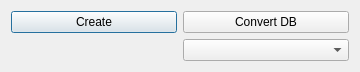
<?xml version="1.0" encoding="UTF-8"?>
<ui version="4.0">
 <class>DBSettingsForm</class>
 <widget class="QDialog" name="DBSettingsForm">
  <property name="geometry">
   <rect>
    <x>0</x>
    <y>0</y>
    <width>360</width>
    <height>69</height>
   </rect>
  </property>
  <property name="windowTitle">
   <string>Dialog</string>
  </property>
  <layout class="QVBoxLayout" name="verticalLayout">
   <item>
    <layout class="QGridLayout" name="gridLayout">
     <item row="0" column="0">
      <widget class="QPushButton" name="createDBButton">
       <property name="text">
        <string>Create</string>
       </property>
      </widget>
     </item>
     <item row="0" column="1">
      <widget class="QPushButton" name="convertDBButton">
       <property name="text">
        <string>Convert DB</string>
       </property>
      </widget>
     </item>
     <item row="1" column="1">
      <widget class="QComboBox" name="convertScriptComboBox"/>
     </item>
    </layout>
   </item>
  </layout>
 </widget>
 <resources/>
 <connections/>
</ui>
